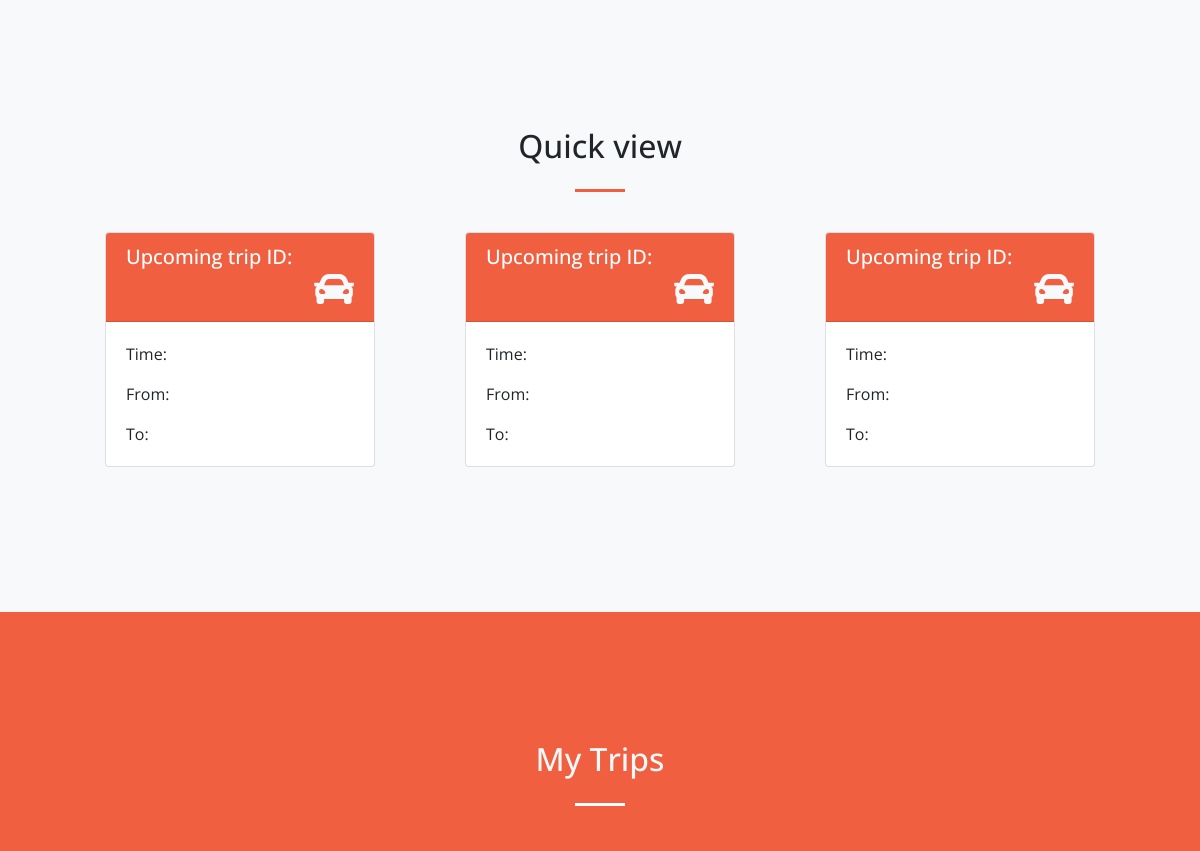
The app's page /landingPageDriver.php (signed in, middle part), older data.
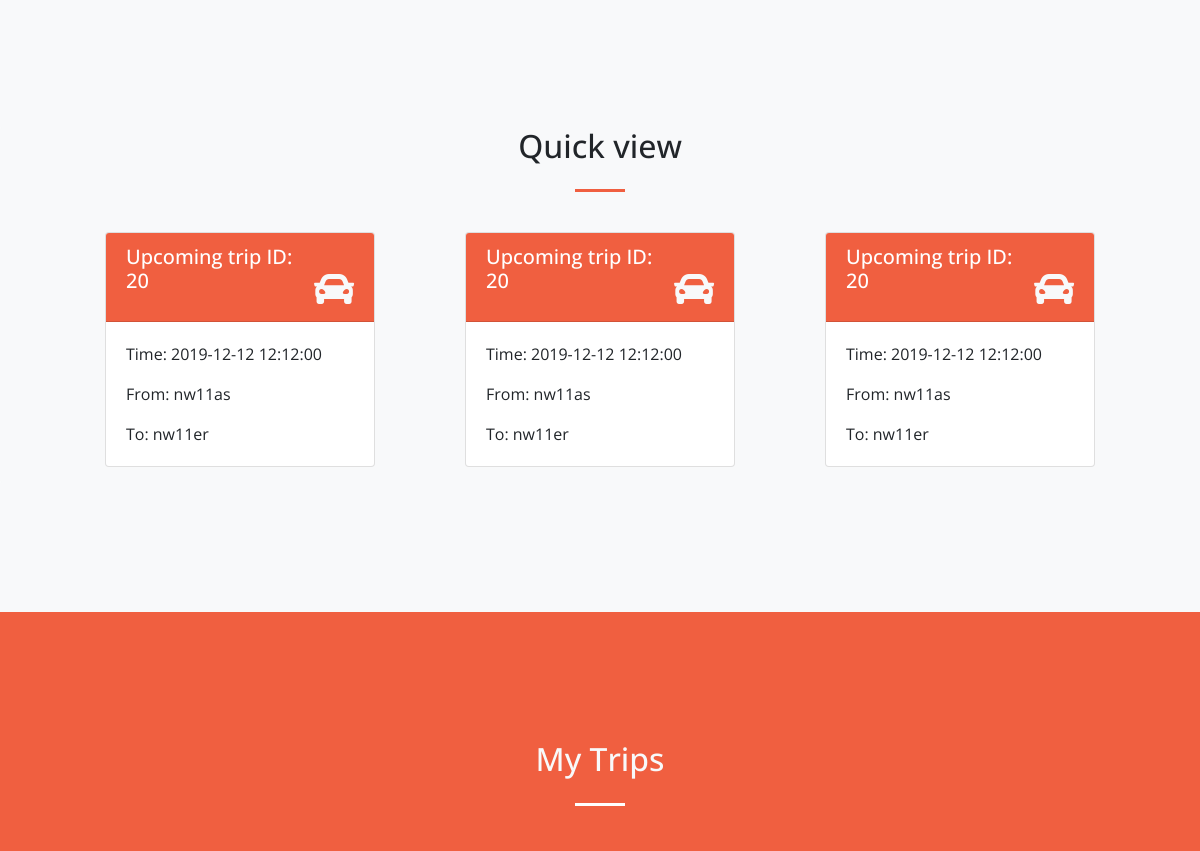
The same page, newer data.
### tables this page shows
CREATE TABLE IF NOT EXISTS `booking` (
                                       `booking_id` int(11) NOT NULL AUTO_INCREMENT,
                                       `booking_time` datetime NOT NULL,
                                       `vehicle_id` int(11) NOT NULL,
                                       `number_of_travelers` int(11) NOT NULL,
                                       `booker_id` int(11) NOT NULL,
                                       `driver_id` int(11) NOT NULL,
                                       `service_fee` double NOT NULL,
                                       `route_id` int(11) NOT NULL,
                                       PRIMARY KEY (`booking_id`),
                                       KEY `driverID` (`driver_id`),
                                       KEY `booking_ibfk_3` (`route_id`),
                                       KEY `booking_ibfk_4` (`booker_id`),
                                       KEY `booking_ibfk_5` (`vehicle_id`)
);

CREATE TABLE IF NOT EXISTS `route` (
                                     `route_id` int(11) NOT NULL AUTO_INCREMENT,
                                     `start_address` varchar(100) NOT NULL,
                                     `start_post_code` varchar(255) NOT NULL,
                                     `end_address` varchar(100) NOT NULL,
                                     `end_post_code` varchar(255) NOT NULL,
                                     PRIMARY KEY (`route_id`)
);

### landingPageDriver.php (the view, shortened to what this page needs)
<!DOCTYPE html>
<html lang="en">
<head>
    <link href="vendor/bootstrap/css/bootstrap.min.css" rel="stylesheet">
    <link href="vendor/fontawesome-free/css/all.min.css" rel="stylesheet" type="text/css">
    <link href="vendor/magnific-popup/magnific-popup.css" rel="stylesheet">
    <link href="css/creative.css" rel="stylesheet">
</head>
<body id="page-top">
<section class="page-section bg-light" id="myCalendar">
    <div class="card bg-light border-light container-fluid">
        <div class="container">
            <h2 class="text-center mt-0">Quick view</h2>
            <hr class="divider my-4">
            <div class="row col-12 mx-auto">
                <div class="card my-3 col-md-3 mx-auto p-0">
                    <div class="card-header bg-primary">
                        <h5 class="text-white">Upcoming trip ID: <br>
                            <?php
                            $connection = connectToDb();
                            if (isset($_COOKIE["userId"])) {
                                $user_id = $_COOKIE["userId"];
                                $query = "SELECT booking.booking_id, booking.booking_time FROM booking JOIN driver USING(driver_id) WHERE driver.user_id = '$user_id'";
                                $results = mysqli_query($connection, $query);
                                $array = mysqli_fetch_assoc($results);
                                $booking_id = $array['booking_id'];
                                $booking_time = $array['booking_time'];
                                $query2 = "SELECT route.start_address, route.end_address FROM route JOIN booking USING(route_id) WHERE booking.booking_id = '$booking_id'";
                                $results2 = mysqli_query($connection, $query2);
                                $array2 = mysqli_fetch_assoc($results2);
                                $start_address = $array2['start_address'];
                                $end_address = $array2['end_address'];
                                print($booking_id);
                            } else {
                                print("Sorry, no cookie read.");
                            }
                            ?>
                            <i class="fas fa-2x fa-car text-light mb-0 mt-0 float-right"></i></h5>
                    </div>
                    <div class="card-body">
                        <p class="card-text">Time: <?php print($booking_time); ?></p>
                        <p class="card-text">From: <?php print($start_address); ?></p>
                        <p class="card-text">To: <?php print($end_address); ?></p>
                    </div>
                </div>
                <div class="card my-3 col-md-3 mx-auto p-0">
                    <div class="card-header bg-primary">
                        <h5 class="text-white">Upcoming trip ID: <br>
                            <?php
                            $connection = connectToDb();
                            if (isset($_COOKIE["userId"])) {
                                $user_id = $_COOKIE["userId"];
                                $query = "SELECT booking.booking_id, booking.booking_time FROM booking JOIN driver USING(driver_id) WHERE driver.user_id = '$user_id'";
                                $results = mysqli_query($connection, $query);
                                $array = mysqli_fetch_assoc($results);
                                $booking_id = $array['booking_id'];
                                $booking_time = $array['booking_time'];
                                $query2 = "SELECT route.start_address, route.end_address FROM route JOIN booking USING(route_id) WHERE booking.booking_id = '$booking_id'";
                                $results2 = mysqli_query($connection, $query2);
                                $array2 = mysqli_fetch_assoc($results2);
                                $start_address = $array2['start_address'];
                                $end_address = $array2['end_address'];
                                print($booking_id);
                            } else {
                                print("Sorry, no cookie read.");
                            }
                            ?>
                            <i class="fas fa-2x fa-car text-light mb-0 mt-0 float-right"></i></h5>
                    </div>
                    <div class="card-body">
                        <p class="card-text">Time: <?php print($booking_time); ?></p>
                        <p class="card-text">From: <?php print($start_address); ?></p>
                        <p class="card-text">To: <?php print($end_address); ?></p>
                    </div>
                </div>
                <div class="card my-3 col-md-3 mx-auto p-0">
                    <div class="card-header bg-primary">
                        <h5 class="text-white">Upcoming trip ID: <br>
                            <?php
                            $connection = connectToDb();
                            if (isset($_COOKIE["userId"])) {
                                $user_id = $_COOKIE["userId"];
                                $query = "SELECT booking.booking_id, booking.booking_time FROM booking JOIN driver USING(driver_id) WHERE driver.user_id = '$user_id'";
                                $results = mysqli_query($connection, $query);
                                $array = mysqli_fetch_assoc($results);
                                $booking_id = $array['booking_id'];
                                $booking_time = $array['booking_time'];
                                $query2 = "SELECT route.start_address, route.end_address FROM route JOIN booking USING(route_id) WHERE booking.booking_id = '$booking_id'";
                                $results2 = mysqli_query($connection, $query2);
                                $array2 = mysqli_fetch_assoc($results2);
                                $start_address = $array2['start_address'];
                                $end_address = $array2['end_address'];
                                print($booking_id);
                            } else {
                                print("Sorry, no cookie read.");
                            }
                            ?>
                            <i class="fas fa-2x fa-car text-light mb-0 mt-0 float-right"></i></h5>
                    </div>
                    <div class="card-body">
                        <p class="card-text">Time: <?php print($booking_time); ?></p>
                        <p class="card-text">From: <?php print($start_address); ?></p>
                        <p class="card-text">To: <?php print($end_address); ?></p>
                    </div>
                </div>
            </div>
        </div>
    </div>
</section>
<section class="page-section bg-primary" id="myPerformance">
    <div class="container">
        <div class="row justify-content-center">
            <div class="col-lg-8 text-center">
                <h2 class="text-light mt-0">My Trips</h2>
                <hr class="divider light my-4">
                <div class="row col-12 mx-auto">
                </div>
            </div>
        </div>
    </div>
</section>
</body>
</html>

### css/creative.css (style rules this page uses)
body, html { width: 100%; height: 100%; }
body { font-family: 'Merriweather', 'Helvetica Neue', Arial, sans-serif; }
hr { max-width: 50px; border-width: 3px; border-color: #F05F40; }
hr.light { border-color: #fff; }
h1, h2, h3, h4, h5, h6, p { font-family: 'Open Sans', 'Helvetica Neue', Arial, sans-serif; }
.bg-primary { background-color: #F05F40 !important; }
section { padding: 8rem 0; }

Row changes from the older to the newer data that the page shows:
added booking: booking_id "20", booking_time "2019-12-12 12:12:00"
now on this page (row unchanged): route: start_address "nw11as", end_address "nw11er"
